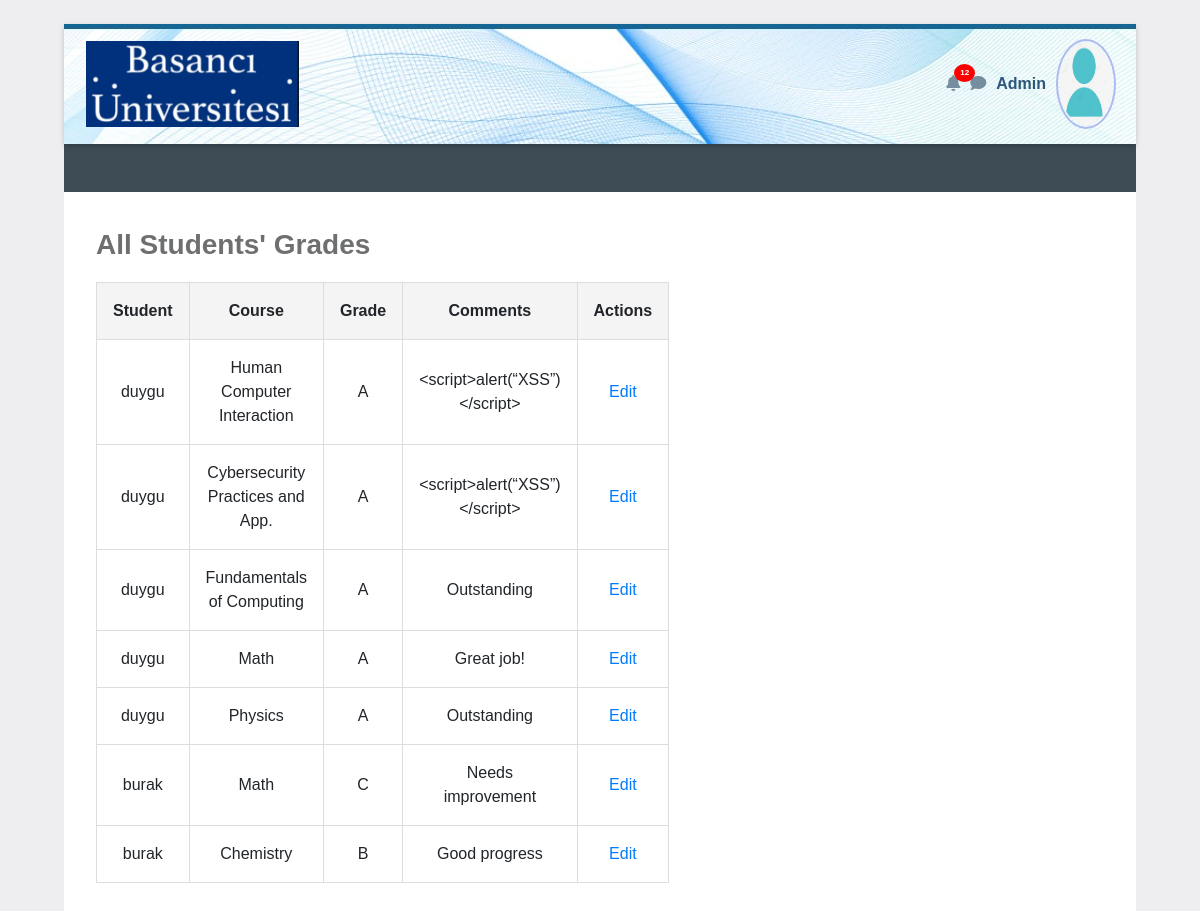
The page /admin (signed in) on the database its author committed.
### tables this page shows
CREATE TABLE grades (
        id INTEGER PRIMARY KEY,
        student_id INTEGER NOT NULL,
        course TEXT NOT NULL,
        grade TEXT CHECK(grade IN ('A', 'B', 'C', 'D', 'F')),
        comments TEXT,
        FOREIGN KEY(student_id) REFERENCES users(id)
    );

CREATE TABLE users (
        id INTEGER PRIMARY KEY,
        username TEXT UNIQUE,
        password TEXT NOT NULL,
        role TEXT NOT NULL CHECK(role IN ('admin', 'student')),
        profile_photo BLOB
    );

### app/routes.py (the view)
@main.route('/admin')
@login_required
@is_admin
def admin_dashboard():
    try:
        conn = sqlite3.connect(DATABASE)
        c = conn.cursor()
        query = '''
            SELECT u.username, g.course, g.grade, g.comments, g.id
            FROM grades g
            JOIN users u ON g.student_id = u.id
            LIMIT ? OFFSET ?
        '''
        page = request.args.get('page', 1, type=int)
        limit = 10  # Number of records per page
        offset = (page - 1) * limit
        c.execute(query, (limit, offset))
        grades = c.fetchall()
    except sqlite3.Error as e:
        logging.error(f"Database error: {e}")
        flash("An error occurred while fetching grades. Please try again later.", "danger")
        return redirect(url_for('main.index'))
    finally:
        if conn:
            conn.close()
    logging.info(f"Admin {session['username']} accessed the admin dashboard.")
    return render_template('admin_dashboard.html', grades=grades)

### app/routes.py (called while the page is built)
def login_required(f):
    @wraps(f)
    def decorated_function(*args, **kwargs):
        if not session.get('username'):
            abort(401)
        return f(*args, **kwargs)
    return decorated_function

def is_admin(f):
    @wraps(f)
    def decorated_function(*args, **kwargs):
        if session.get('role') != 'admin':
            abort(403)
        return f(*args, **kwargs)
    return decorated_function

### app/templates/admin_dashboard.html (shortened to what this page needs)
<!DOCTYPE html>
<html lang="en">
<head>
    <link rel="stylesheet" href="https://stackpath.bootstrapcdn.com/bootstrap/4.5.2/css/bootstrap.min.css">
    <link rel="stylesheet" href="https://cdnjs.cloudflare.com/ajax/libs/font-awesome/5.15.4/css/all.min.css">
</head>
<body>
    <div class="initialBox">
        <div class="navbar">
            <div>
                <img src="{{ url_for('static', filename='logo.png') }}" alt="Logo">
            </div>
            <div class="user-profile">
                <div class="notification">
                    <i class="fas fa-bell icn"></i>
                    <span class="notification-badge">12</span>
                </div>
                <div>
                    <i class="fas fa-comment icn"></i>
                </div>
                <div class="user-profile" onclick="toggleDropdown()">
                    <span class="user-name">Admin</span>
                    <img src="{{ url_for('static', filename='user.png') }}" alt="Profile" class="profile-img">
                </div>
            </div>
        </div>
        <div class="middle-bar">
        </div>
        <div class="wrapper">
            <div class="header"> All Students' Grades</div>
            <table>
                <tr>
                    <th>Student</th>
                    <th>Course</th>
                    <th>Grade</th>
                    <th>Comments</th>
                    <th>Actions</th>
                </tr>
                {% for username, course, grade, comments, grade_id in grades %}
                <tr>
                    <td>{{ username }}</td>
                    <td>{{ course }}</td>
                    <td>{{ grade }}</td>
                    <td>{{ comments }}</td>
                    <td>
                        <a href="{{ url_for('main.edit_grade', grade_id=grade_id) }}">Edit</a>
                    </td>
                </tr>
                {% endfor %}
            </table>
        </div>
</body>
</html>

### rows shown on the page
grades: username "duygu", course "Human Computer Interaction", grade "A", comments "<script>alert(“XSS”)</script>"
grades: username "duygu", course "Cybersecurity Practices and App.", grade "A", comments "<script>alert(“XSS”)</script>"
grades: username "duygu", course "Fundamentals of Computing", grade "A", comments "Outstanding"
grades: username "duygu", course "Math", grade "A", comments "Great job!"
grades: username "duygu", course "Physics", grade "A", comments "Outstanding"
grades: username "burak", course "Math", grade "C", comments "Needs improvement"
grades: username "burak", course "Chemistry", grade "B", comments "Good progress"
